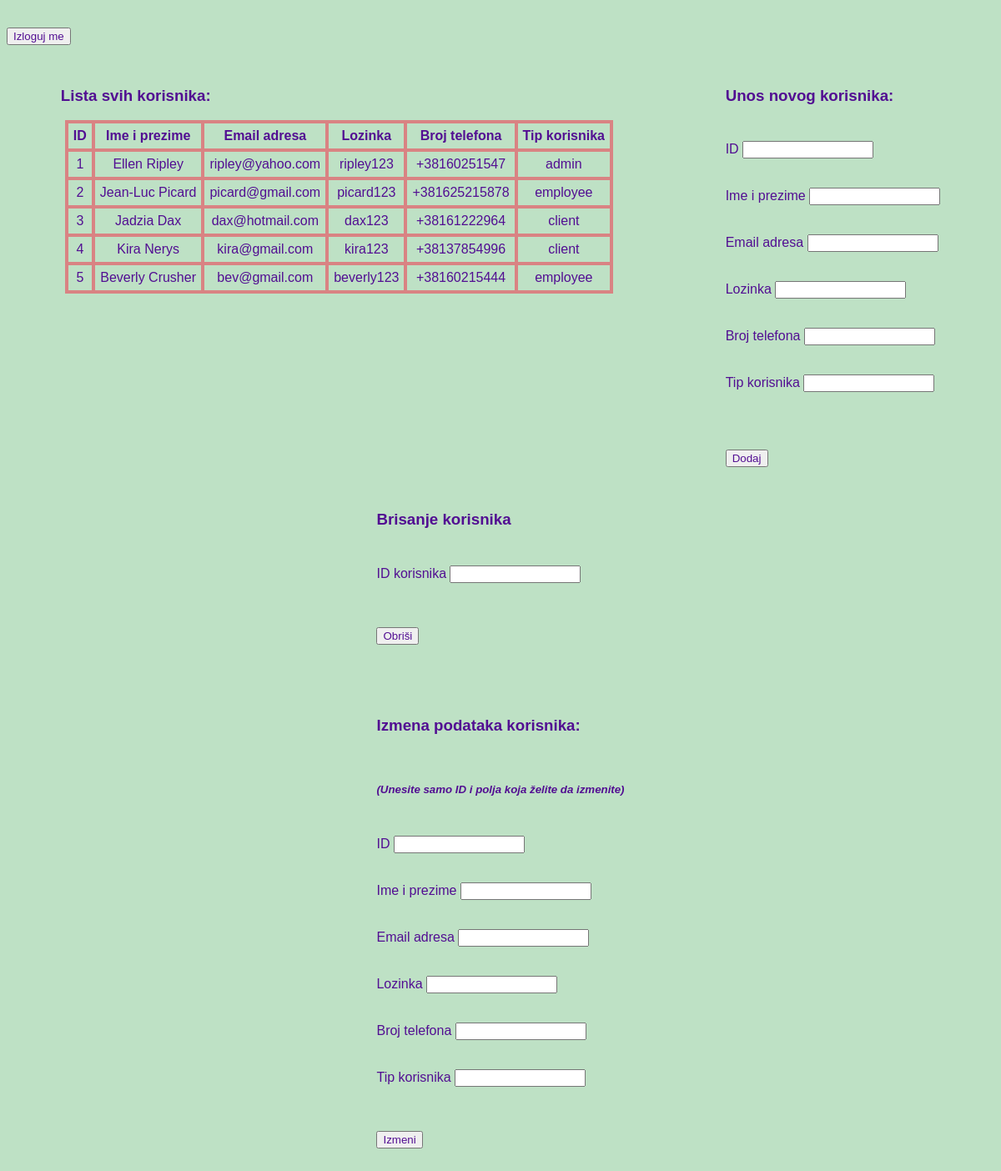
The page /view/aView.php (signed in) on the database its author committed.
### tables this page shows
CREATE TABLE `user` (
  `id` int(20) NOT NULL,
  `name` varchar(255) NOT NULL,
  `email` varchar(255) NOT NULL,
  `password` varchar(255) NOT NULL,
  `phone` varchar(255) NOT NULL,
  `type` varchar(255) NOT NULL
);

### controller/aController.php (called while the page is built, shortened)
<?php
class aController{
    public static function getAllUsers(mysqli $conn)
    {
        $query = "SELECT * FROM user;";
        return $conn->query($query);
    }
}
?>

### view/aView.php (the view, shortened to what this page needs)
<?php
include_once "../data.php";
include_once "header.php";
include "../controller/aController.php";
$result = aController::getAllUsers($conn);
?>
<!DOCTYPE html>
<html lang="en">
<head>
    <link rel="stylesheet" href="../css/styleAdminEmployee.css">
</head>
<body>
<div id="glavniDiv">
<div id="table_div">
        <h3>Lista svih korisnika:</h3>
        <table border="2px">
            <thead>
                <th>ID</th>
                <th>Ime i prezime</th>
                <th>Email adresa</th>
                <th>Lozinka</th>
                <th>Broj telefona</th>
                <th>Tip korisnika</th>
            </thead>
            <tbody>
                <?php
                    while ($row = $result->fetch_assoc()) {
                ?>
                <tr>
                    <td><?php echo $row['id'];  ?></td>
                    <td><?php echo $row['name']; ?></td>
                    <td><?php echo $row['email']; ?></td>
                    <td><?php echo $row['password']; ?></td>
                    <td><?php echo $row['phone'];  ?></td>
                    <td><?php echo $row['type']; ?></td>
                </tr>
                <?php } ?>
            </tbody>
        </table>
    </div>
    <div>
            <h3>Unos novog korisnika:</h3>
            <div>
                <form method="post">
                    <div>
                        <label for="id">ID</label>
                        <input type="text" id="id" name="id" required>
                    </div>
                    <div>
                        <label for="name">Ime i prezime</label>
                        <input type="text" id="name" name="name" required>
                    </div>
                    <div>
                        <label for="email">Email adresa</label>
                        <input type="text" id="email" name="email" required>
                    </div>
                    <div>
                        <label for="password">Lozinka</label>
                        <input type="text" id="password" name="password" required>
                    </div>
                    <div>
                        <label for="phone">Broj telefona</label>
                        <input type="text" id="phone" name="phone" required>
                    </div>
                    <div>
                        <label for="type">Tip korisnika</label>
                        <input type="text" id="type" name="type" required>
                    </div>
            </div>
            <br>
            <input type="submit" value="Dodaj" id="dodaj" name="dodaj">
            <br><br>
        </div>
        <div>
            <h3>Brisanje korisnika</h3>
            <div>
                <form method="post">
                    <div>
                        <label for="deleteId">ID korisnika</label>
                        <input type="text" id="deleteId" name="deleteId" required>
                    </div>
                    <br>
            <input type="submit" value="Obriši" id="delete" name="delete">
            </form>
            <br><br>
        </div>
        <div>
            <h3>Izmena podataka korisnika:</h3>
            <br>
            <h5><i>(Unesite samo ID i polja koja želite da izmenite)</i></h5>
            <div>
                <form method="post">
                    <div>
                        <label for="id">ID</label>
                        <input type="text" id="id" name="id" required>
                    </div>
                    <div>
                        <label for="name">Ime i prezime</label>
                        <input type="text" id="name" name="name">
                    </div>
                    <div>
                        <label for="email">Email adresa</label>
                        <input type="text" id="email" name="email">
                    </div>
                    <div>
                        <label for="password">Lozinka</label>
                        <input type="text" id="password" name="password">
                    </div>
                    <div>
                        <label for="phone">Broj telefona</label>
                        <input type="text" id="phone" name="phone">
                    </div>
                    <div>
                        <label for="type">Tip korisnika</label>
                        <input type="text" id="type" name="type">
                    </div>
                    <br>
                <input type="submit" value="Izmeni" id="update" name="update">
            </div>
        </div>
</div>
</body>
</html>

### view/header.php (shortened to what this page needs)
<header>
    <div id="logout">
        <form action="" method="post">
            <input type="submit" value="Izloguj me" id="logout" name="logout">
        </form>
    </div>
</header>

### css/styleAdminEmployee.css (style rules this page uses)
* { font-family: 'Gill Sans', 'Gill Sans MT', Calibri, 'Trebuchet MS', sans-serif; color: rgb(82, 14, 146); }
body { background-color: rgb(190, 225, 197); }
h3 { padding-top: 5px; text-align: left; }
td, th { border: 4px solid rgb(217, 131, 131); padding: 6px; text-align: center; }
table { border-collapse: collapse; margin: 5px; margin-bottom: 20px; }
#glavniDiv { display: flex; flex-direction: row; flex-wrap: wrap; justify-content: space-around; align-items: baseline; align-content: flex-start; }
div input { margin-top: 25px; margin-bottom: 10px; }

### rows shown on the page
user: id "1", name "Ellen Ripley", email "ripley@yahoo.com", password "ripley123", phone "+38160251547", type "admin"
user: id "2", name "Jean-Luc Picard", email "picard@gmail.com", password "picard123", phone "+381625215878", type "employee"
user: id "3", name "Jadzia Dax", email "dax@hotmail.com", password "dax123", phone "+38161222964", type "client"
user: id "4", name "Kira Nerys", email "kira@gmail.com", password "kira123", phone "+38137854996", type "client"
user: id "5", name "Beverly Crusher", email "bev@gmail.com", password "beverly123", phone "+38160215444", type "employee"
